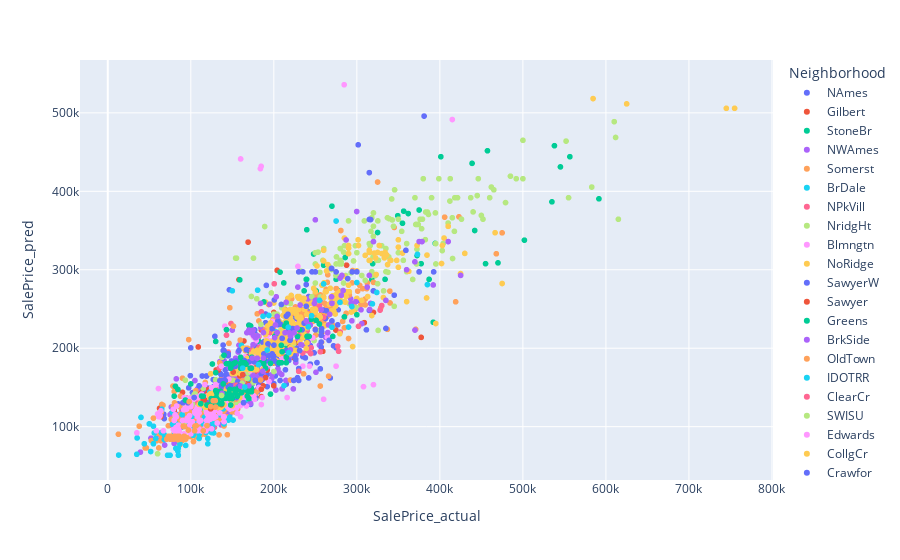

The cell this chart's notebook holds for it:
### Code cell
px.scatter(pred_vs_actual, x = pred_vs_actual["SalePrice_actual"], y = pred_vs_actual["SalePrice_pred"], color = pred_vs_actual["Neighborhood"])
